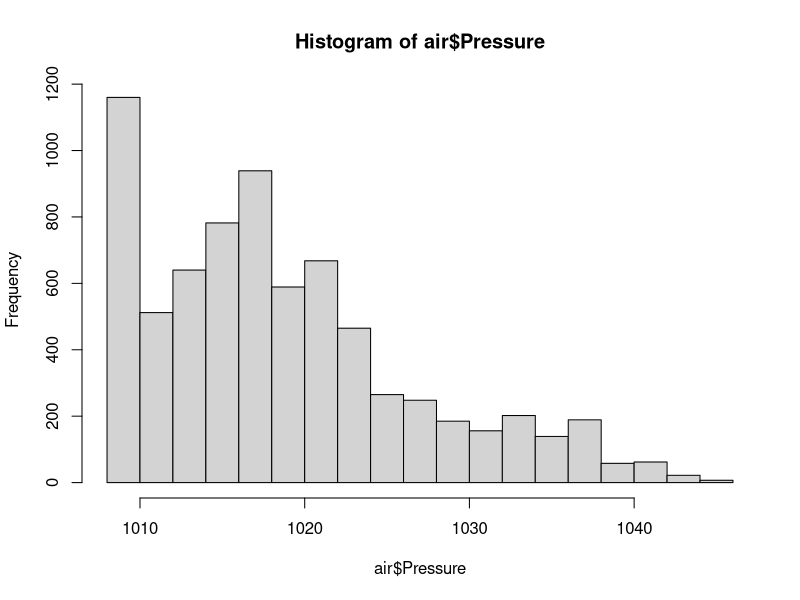
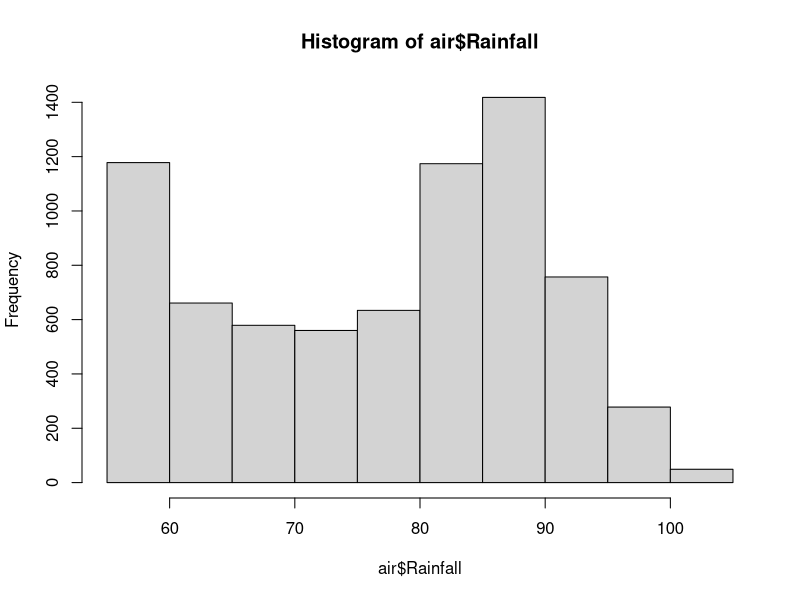
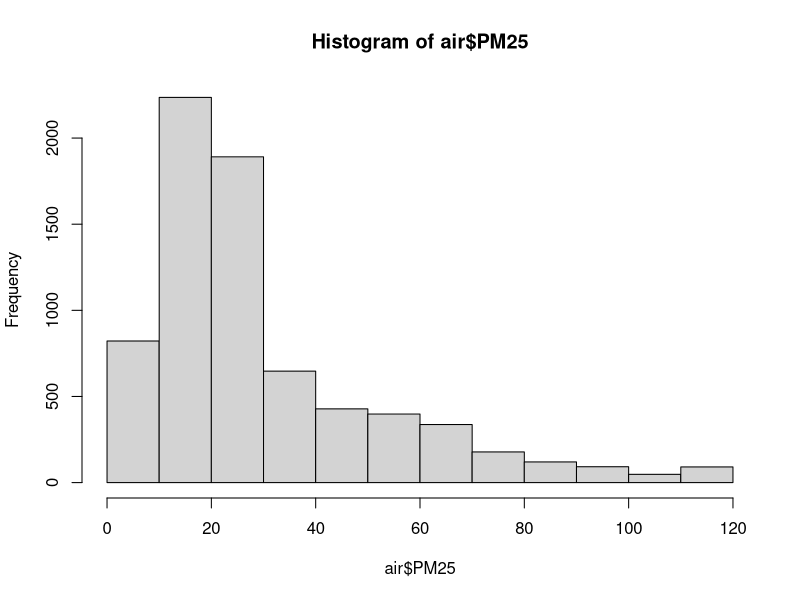
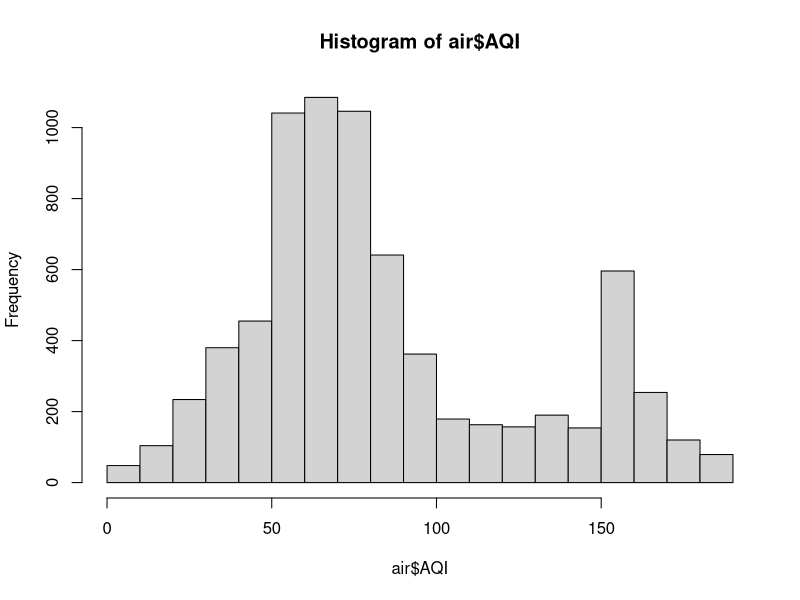
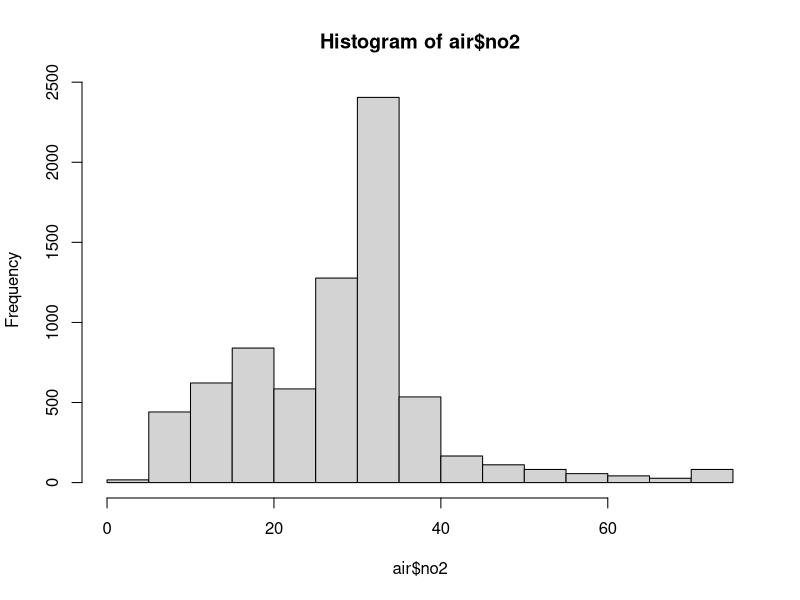

The R script that drew these images, in order: (Note: this script raises an error after producing the figures.)
# add library and read data
library(tidyverse)
air <- read_csv("data.csv")
summary(air)

# removed the outliers in Pressure 
hist(air$Pressure)
uv <-  quantile(air$Pressure , .1)
air$Pressure[air$Pressure < uv] <- uv
summary(air$Pressure)

# removed the outliers in Rainfall
hist(air$Rainfall)
quantile(air$Rainfall, .1)
vu <- quantile(air$Rainfall, .1)
air$Rainfall[air$Rainfall < vu] <- vu

# removed the outliers in PM25
summary(air$PM25)
hist(air$PM25)
quantile(air$PM25,.99)
lv <- quantile(air$PM25,.99)
air$PM25[air$PM25 > lv] <- lv

# removed the outliers in AQI
summary(air$AQI)
hist(air$AQI)
quantile(air$AQI,.99)
ls <-quantile(air$AQI,.99)
air$AQI[air$AQI > ls] <- ls

# removed the outliers in AQI
summary(air$no2)
quantile(air$no2, .99)
hist(air$no2)
ld <- quantile(air$no2, .99)
air$no2[air$no2 > ld] <- ld

# write into a csv
write_csv(air, "data.csv")


ggplot(classby2,aes(Rainfall))+
  geom_histogram()
